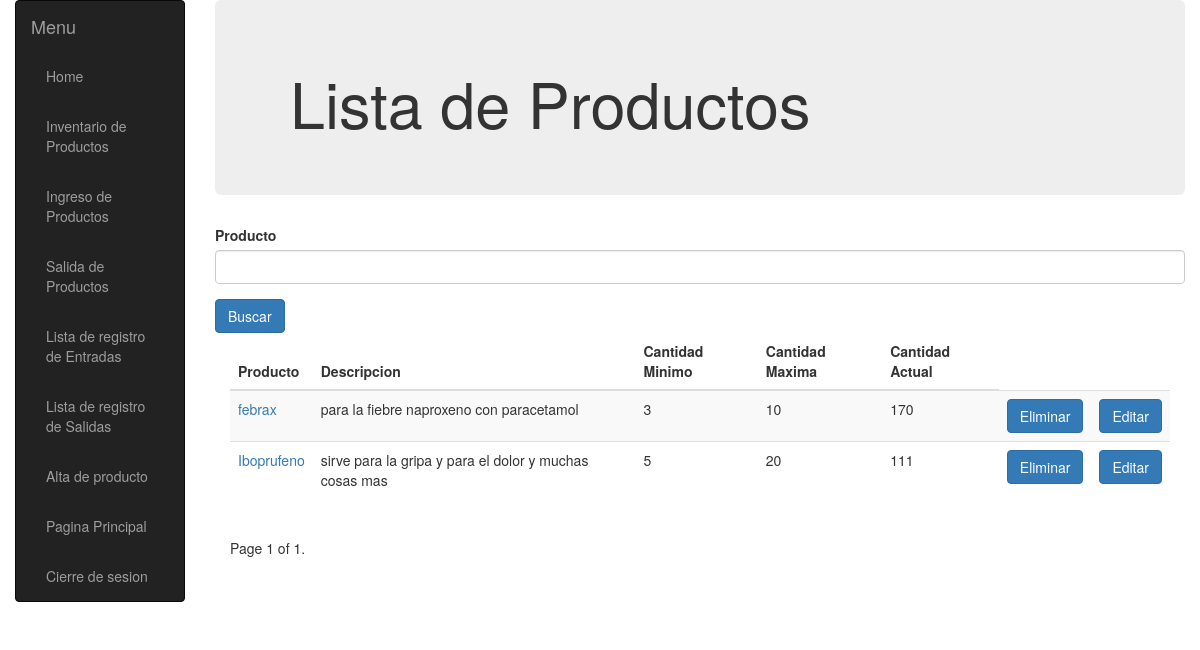
The app's page /almacen/inventario/ (signed in) with its own data.
### almacen/models.py (models this page shows, shortened)
class Producto(models.Model):
    id = models.UUIDField(primary_key=True, default=uuid.uuid4, help_text="ID único para este producto")
    nombre = models.CharField(max_length=200)
    descripcion = models.TextField(max_length=1000,  help_text="Ingrese una breve descripción del producto")
    minimo = models.IntegerField(default=0)
    maximo = models.IntegerField(default=0)

### almacen/views.py (the view)
@login_required(login_url='/accounts/login/')
def ProductoListView(request):
    if request.method == 'POST':
        form = BuscarProductForm(request.POST)
        if form.is_valid():
            busproducto = request.POST.get('producto')
            producto_list = Producto.objects.filter(nombre__icontains=busproducto).annotate(Cant_total=Sum('inventario__cantidad')) | Producto.objects.filter(descripcion__icontains=busproducto).annotate(Cant_total=Sum('inventario__cantidad'))
    else:
        producto_list = Producto.objects.all().annotate(
           Cant_total=Sum('inventario__cantidad'))
    form = BuscarProductForm()
    paginator = Paginator(producto_list, 10)
    page_number = request.GET.get('page')
    page_obj = paginator.get_page(page_number)
    return render(
        request,'producto_list.html',
        {'form':form,'page_obj': page_obj}
    )

### almacen/forms.py
class BuscarProductForm(forms.Form):
    producto = forms.CharField(max_length=140, required=True, help_text="Ingrese producto a buscar")
    def __init__(self,*args, **kwargs):
        super(BuscarProductForm, self).__init__(*args, **kwargs)
        for name in self.fields.keys():
            self.fields[name].widget.attrs.update({
                'class':'form-control',
            })
    class Meta:
        model=Producto
        fields=("__all__")

### almacen/templates/producto_list.html (shortened to what this page needs)
{% extends "base_generic.html" %}
{% block content %}
<div class="jumbotron">
    <div class="container">
<h1>Lista de Productos</h1>
    </div>
</div>
<div class="container-fluid">
    <form method="POST" id="consulta-form" action="{% url 'lproducto' %}">
        <div class="row">
            {% for field in form %}
            <div class="form-group col-4">
                <label class="col-12">{{ field.label }}</label>
                {{ field }}
            </div>
            {% endfor %}
            <input type="submit" class="btn btn-primary" value="Buscar" />
        </div>
    </form>
</div>
{% if page_obj %}
<div class="container-fluid">
    <table class="table table-striped table-sm" id="my_entrada">
        <thead>
            <tr>
                <th>Producto</th>
                <th>Descripcion</th>
                <th>Cantidad Minimo</th>
                <th>Cantidad Maxima</th>
                <th>Cantidad Actual</th>
            </tr>
        </thead>
        <tbody id="my_registro">
    {% for producto in page_obj %}
       <tr>
           <td><a href="{% url 'producto-detail' producto.id %}"> {{ producto.nombre }}</a> </td>
           <td>{{producto.descripcion}}</td>
           <td> {{producto.minimo}}</td>
           <td> {{producto.maximo}}</td>
           <td>
               {{producto.Cant_total}}
               </td>
            <td>
                <form method="POST" id="eliminar-form" action="{% url 'eliminarp' %}">
                    <input type="submit" class="btn btn-primary" value="Eliminar" />
                </form>
            </td>
            <td>
                <form method="POST" id="editar-form" action="{% url 'editarp' %}">
                    <input type="submit" class="btn btn-primary" value="Editar" />
                </form>
            </td>
        </tr>
    {% endfor %}
  </tbody>
  </table>
<div class="pagination">
    <span class="page-links">
        <span class="page-current">
            Page {{ page_obj.number }} of {{ page_obj.paginator.num_pages }}.
        </span>
    </span>
</div>
  </div>
{% else %}
<p>No hay productos en el almacen.</p>
{% endif %}
{% endblock %}

### records on screen
Producto: nombre "febrax", descripcion "para la fiebre naproxeno con paracetamol", minimo "3", maximo "10", Cant_total "170"
Producto: nombre "Iboprufeno", descripcion "sirve para la gripa y para el dolor y muchas cosas mas", minimo "5", maximo "20", Cant_total "111"

### other values on screen
{{ field.label }} "Producto"
{{ page_obj.number }} "1"
{{ page_obj.paginator.num_pages }} "1"
